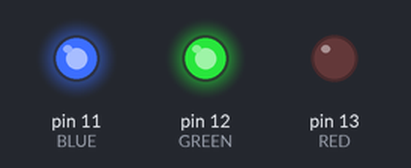
The sketch below on a simulated Arduino Uno, built with avr-gcc and run on an emulated ATmega328P. Parts: output pins drawn as LEDs (lit = HIGH).

Above: at 0.5 s.
At 2.5 s:
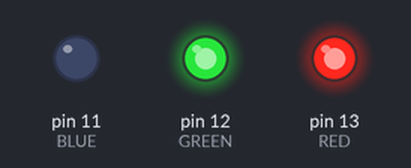
At 3.5 s:
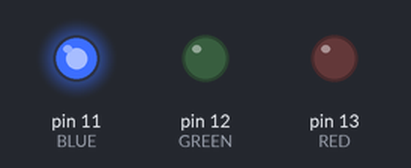
At 4.5 s:
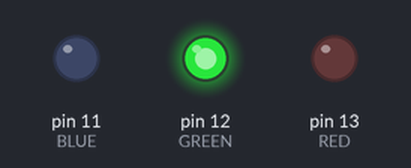
At 6.0 s:
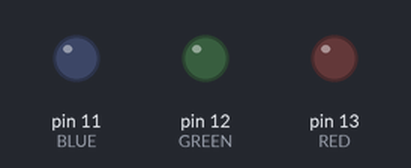
At 8.5 s:
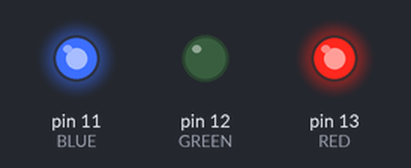
Timing chart, 0 to 9.1 s (numbered marks = the images above):
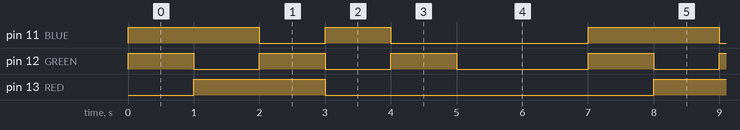

The sketch:

lab11_led_light.ino
```cpp
#include <MPU6050.h>

const int RED = 13;
const int GREEN = 12;
const int BLUE = 11;

const int SEC = 1000;

void setup() {
  pinMode(RED, OUTPUT);
  pinMode(GREEN, OUTPUT);
  pinMode(BLUE, OUTPUT);
}

// high = ไฟเข้า
// low = ไฟออก
// ใน common anode (+) --> high = ไฟดับ ปิด เพราะ v = 0v
//                     --> low = ไฟติด เปิด เพราะ มีความต่างศักย์
//                     --> ไฟเข้าตลอด หลอดจะติดตลอด

void loop() {
  // Test Red
  digitalWrite(RED, LOW);
  digitalWrite(GREEN, HIGH);
  digitalWrite(BLUE, HIGH);
  delay(1000);

  // Test Green
  digitalWrite(RED, HIGH);
  digitalWrite(GREEN, LOW);
  digitalWrite(BLUE, HIGH);
  delay(1000);

  // Test Blue
  digitalWrite(RED, HIGH);
  digitalWrite(GREEN, HIGH);
  digitalWrite(BLUE, LOW);
  delay(1000);

   // yellow (red + green)
  digitalWrite(RED, LOW);
  digitalWrite(GREEN, LOW);
  digitalWrite(BLUE, HIGH);
  delay(1000);

  // magenta ทำไมไม่ออก??? หรือตามองไม่เห็นเหรอ ทำได้ละค่ะน้อง
  digitalWrite(RED, LOW);
  digitalWrite(GREEN, HIGH);
  digitalWrite(BLUE, LOW);
  delay(1000);

  // cyan (blue + green)
  digitalWrite(RED, LOW);
  digitalWrite(GREEN, LOW);
  digitalWrite(BLUE, LOW);
  delay(SEC);

  // white
  digitalWrite(RED, LOW);
  digitalWrite(GREEN, LOW);
  digitalWrite(BLUE, LOW);
  delay(SEC);


}
```

Measured:
- by itself, pin 11 (BLUE): repeats every 7.0 s: LOW 1.0 s, HIGH 1.0 s, LOW 3.0 s, HIGH 2.0 s
- by itself, pin 12 (GREEN): repeats every 7.0 s: 2 × (LOW 1.0 s, HIGH 1.0 s), LOW 2.0 s, HIGH 1.0 s
- by itself, pin 13 (RED): alternates HIGH for 2.0 s and LOW for 5.0 s
